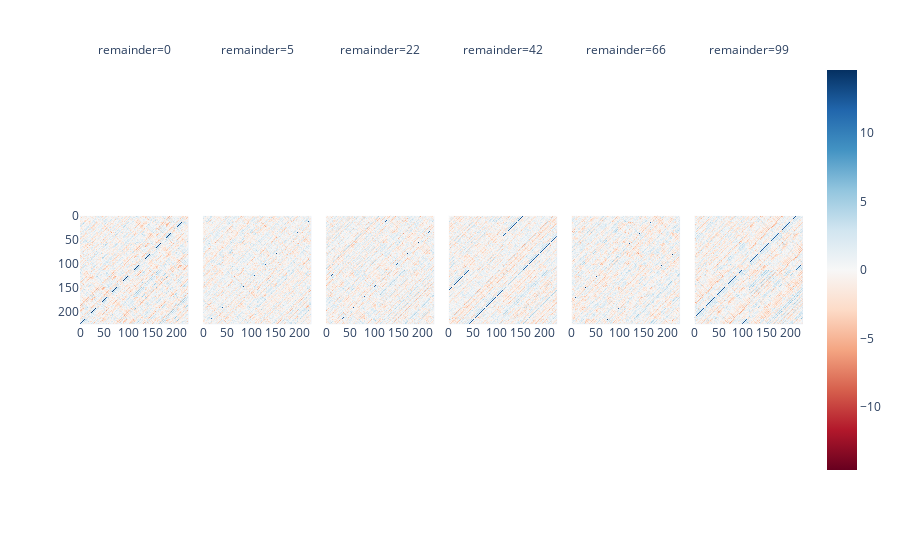
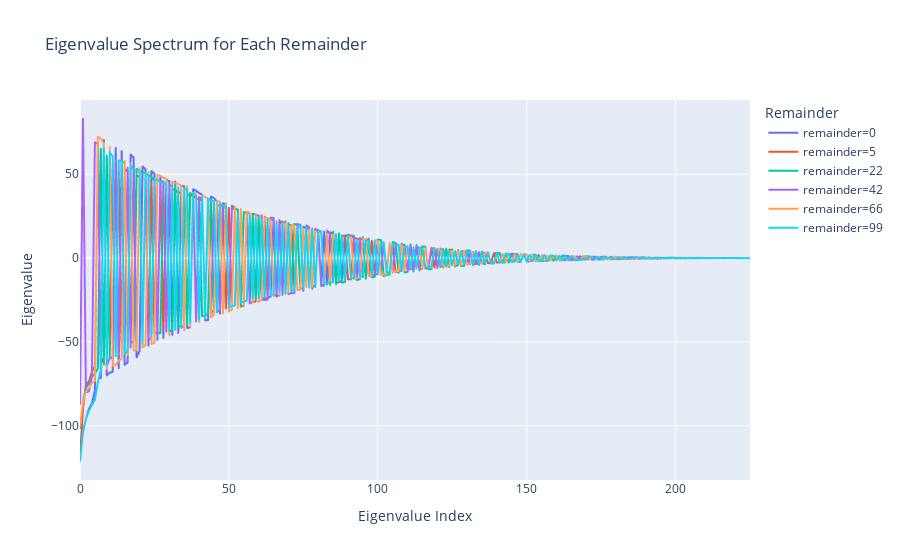

Notebook cell for these charts, in order:
### Markdown cell above
## Interaction Matrices of the Bilinear Layer with Head

### Code cell
# Compute the interaction matrix for a given output dimension
from plotly import express as px
from einops import einsum
import pandas as pd
torch.set_grad_enabled(False)

int_mats = []
eigenvalues_list = []
eigenvectors_list = []
remainders = [0, 5, 22, 42, 66, 99]

for k in remainders:
    q = einsum(w_projection.w_p[k], w_projection.w_l, w_projection.w_r, "hid, hid in1, hid in2 -> in1 in2")

    # Symmetrize the interaction matrix, uncomment for a clean interaction matrix
    # .mT is the transpose of the last two dimensions (which does not matter here but will in the future)
    q = 0.5 * (q + q.mT)
    int_mats.append(q)

    # Compute eigenvectors and eigenvalues of symmetric interaction matrix
    eigenvalues, eigenvectors = torch.linalg.eigh(q)  # eigh for symmetric matrices (more stable)
    
    # Sort by descending eigenvalue magnitude (eigh returns ascending order)
    idx = eigenvalues.abs().argsort(descending=True)
    eigenvalues = eigenvalues[idx]
    eigenvectors = eigenvectors[:, idx]
    
    eigenvalues_list.append(eigenvalues)
    eigenvectors_list.append(eigenvectors)

# Stack for easier manipulation
int_mats = torch.stack(int_mats, dim=0)
eigenvalues_tensor = torch.stack(eigenvalues_list, dim=0)  # [num_remainders, P]
eigenvectors_tensor = torch.stack(eigenvectors_list, dim=0)  # [num_remainders, P, P]

# Visualize interaction matrices
fig = px.imshow(int_mats, color_continuous_midpoint=0, color_continuous_scale="RdBu", facet_col=0)
facet_names = [f"{remainder=}" for remainder in remainders]
for i, ann in enumerate(fig.layout.annotations):
    ann.text = facet_names[i]
fig.show()

# Create a DataFrame for better plotly handling
eigenvalues_df = pd.DataFrame(
    eigenvalues_tensor.numpy().T,  # Transpose so each column is a remainder
    columns=[f"remainder={r}" for r in remainders]
)
eigenvalues_df['Eigenvalue Index'] = eigenvalues_df.index

fig_eig = px.line(
    eigenvalues_df, 
    x='Eigenvalue Index',
    y=[f"remainder={r}" for r in remainders],
    labels={'value': 'Eigenvalue', 'variable': 'Remainder'},
    title='Eigenvalue Spectrum for Each Remainder'
)
fig_eig.update_layout(legend_title_text='Remainder')
fig_eig.show()

# Visualize top eigenvectors (e.g., top 3 for each remainder)
# num_top_eigenvectors = 3
# fig_eigvec, axes = plt.subplots(len(remainders), num_top_eigenvectors, figsize=(15, 3*len(remainders)))
# for i, remainder in enumerate(remainders):
#     for j in range(num_top_eigenvectors):
#         ax = axes[i, j] if len(remainders) > 1 else axes[j]
#         eigvec = eigenvectors_tensor[i, :, j].numpy()
#         ax.plot(eigvec)
#         ax.set_title(f'remainder={remainder}, eigvec {j}\n(λ={eigenvalues_tensor[i, j]:.3f})')
#         ax.set_xlabel('Input dimension')
#         ax.set_ylabel('Component')
#         ax.grid(True, alpha=0.3)
# plt.tight_layout()
# plt.show()

# print(f"Eigenvalues shape: {eigenvalues_tensor.shape}")
# print(f"Eigenvectors shape: {eigenvectors_tensor.shape}")
# print(f"\nTop 5 eigenvalues for each remainder:")
# for i, remainder in enumerate(remainders):
#     print(f"  remainder={remainder}: {eigenvalues_tensor[i, :5].numpy()}")

### Figure 1 — Plotly figure (JSON) as saved in the notebook; plotly's stock layout.template omitted (floating-point values rounded to 4 significant figures; data arrays with more than 128 entries replaced by an {"elided": "..."} marker saying what was removed)
{"data": [{"coloraxis": "coloraxis", "hovertemplate": "x: %{x}<br>y: %{y}<br>color: %{z}<extra></extra>", "name": "0", "type": "heatmap", "xaxis": "x", "yaxis": "y", "z": {"elided": "226x226 float values"}}, {"coloraxis": "coloraxis", "hovertemplate": "x: %{x}<br>y: %{y}<br>color: %{z}<extra></extra>", "name": "1", "type": "heatmap", "xaxis": "x2", "yaxis": "y2", "z": {"elided": "226x226 float values"}}, {"coloraxis": "coloraxis", "hovertemplate": "x: %{x}<br>y: %{y}<br>color: %{z}<extra></extra>", "name": "2", "type": "heatmap", "xaxis": "x3", "yaxis": "y3", "z": {"elided": "226x226 float values"}}, {"coloraxis": "coloraxis", "hovertemplate": "x: %{x}<br>y: %{y}<br>color: %{z}<extra></extra>", "name": "3", "type": "heatmap", "xaxis": "x4", "yaxis": "y4", "z": {"elided": "226x226 float values"}}, {"coloraxis": "coloraxis", "hovertemplate": "x: %{x}<br>y: %{y}<br>color: %{z}<extra></extra>", "name": "4", "type": "heatmap", "xaxis": "x5", "yaxis": "y5", "z": {"elided": "226x226 float values"}}, {"coloraxis": "coloraxis", "hovertemplate": "x: %{x}<br>y: %{y}<br>color: %{z}<extra></extra>", "name": "5", "type": "heatmap", "xaxis": "x6", "yaxis": "y6", "z": {"elided": "226x226 float values"}}], "layout": {"annotations": [{"font": {}, "showarrow": false, "text": "remainder=0", "x": 0.075, "xanchor": "center", "xref": "paper", "y": 1.0, "yanchor": "bottom", "yref": "paper"}, {"font": {}, "showarrow": false, "text": "remainder=5", "x": 0.245, "xanchor": "center", "xref": "paper", "y": 1.0, "yanchor": "bottom", "yref": "paper"}, {"font": {}, "showarrow": false, "text": "remainder=22", "x": 0.415, "xanchor": "center", "xref": "paper", "y": 1.0, "yanchor": "bottom", "yref": "paper"}, {"font": {}, "showarrow": false, "text": "remainder=42", "x": 0.585, "xanchor": "center", "xref": "paper", "y": 1.0, "yanchor": "bottom", "yref": "paper"}, {"font": {}, "showarrow": false, "text": "remainder=66", "x": 0.755, "xanchor": "center", "xref": "paper", "y": 1.0, "yanchor": "bottom", "yref": "paper"}, {"font": {}, "showarrow": false, "text": "remainder=99", "x": 0.925, "xanchor": "center", "xref": "paper", "y": 1.0, "yanchor": "bottom", "yref": "paper"}], "coloraxis": {"cmid": 0, "colorscale": [[0.0, "rgb(103,0,31)"], [0.1, "rgb(178,24,43)"], [0.2, "rgb(214,96,77)"], [0.3, "rgb(244,165,130)"], [0.4, "rgb(253,219,199)"], [0.5, "rgb(247,247,247)"], [0.6, "rgb(209,229,240)"], [0.7, "rgb(146,197,222)"], [0.8, "rgb(67,147,195)"], [0.9, "rgb(33,102,172)"], [1.0, "rgb(5,48,97)"]]}, "margin": {"t": 60}, "xaxis": {"anchor": "y", "constrain": "domain", "domain": [0.0, 0.15], "scaleanchor": "y"}, "xaxis2": {"anchor": "y2", "domain": [0.17, 0.32], "matches": "x"}, "xaxis3": {"anchor": "y3", "domain": [0.34, 0.49], "matches": "x"}, "xaxis4": {"anchor": "y4", "domain": [0.51, 0.66], "matches": "x"}, "xaxis5": {"anchor": "y5", "domain": [0.68, 0.83], "matches": "x"}, "xaxis6": {"anchor": "y6", "domain": [0.85, 1.0], "matches": "x"}, "yaxis": {"anchor": "x", "autorange": "reversed", "constrain": "domain", "domain": [0.0, 1.0]}, "yaxis2": {"anchor": "x2", "domain": [0.0, 1.0], "matches": "y", "showticklabels": false}, "yaxis3": {"anchor": "x3", "domain": [0.0, 1.0], "matches": "y", "showticklabels": false}, "yaxis4": {"anchor": "x4", "domain": [0.0, 1.0], "matches": "y", "showticklabels": false}, "yaxis5": {"anchor": "x5", "domain": [0.0, 1.0], "matches": "y", "showticklabels": false}, "yaxis6": {"anchor": "x6", "domain": [0.0, 1.0], "matches": "y", "showticklabels": false}}}

### Figure 2 — Plotly figure (JSON) as saved in the notebook; plotly's stock layout.template omitted (floating-point values rounded to 4 significant figures; data arrays with more than 128 entries replaced by an {"elided": "..."} marker saying what was removed)
{"data": [{"hovertemplate": "Remainder=remainder=0<br>Eigenvalue Index=%{x}<br>Eigenvalue=%{y}<extra></extra>", "legendgroup": "remainder=0", "line": {"color": "#636efa", "dash": "solid"}, "marker": {"symbol": "circle"}, "mode": "lines", "name": "remainder=0", "showlegend": true, "type": "scattergl", "x": {"elided": "226 int values"}, "xaxis": "x", "y": {"elided": "226 float values"}, "yaxis": "y"}, {"hovertemplate": "Remainder=remainder=5<br>Eigenvalue Index=%{x}<br>Eigenvalue=%{y}<extra></extra>", "legendgroup": "remainder=5", "line": {"color": "#EF553B", "dash": "solid"}, "marker": {"symbol": "circle"}, "mode": "lines", "name": "remainder=5", "showlegend": true, "type": "scattergl", "x": {"elided": "226 int values"}, "xaxis": "x", "y": {"elided": "226 float values"}, "yaxis": "y"}, {"hovertemplate": "Remainder=remainder=22<br>Eigenvalue Index=%{x}<br>Eigenvalue=%{y}<extra></extra>", "legendgroup": "remainder=22", "line": {"color": "#00cc96", "dash": "solid"}, "marker": {"symbol": "circle"}, "mode": "lines", "name": "remainder=22", "showlegend": true, "type": "scattergl", "x": {"elided": "226 int values"}, "xaxis": "x", "y": {"elided": "226 float values"}, "yaxis": "y"}, {"hovertemplate": "Remainder=remainder=42<br>Eigenvalue Index=%{x}<br>Eigenvalue=%{y}<extra></extra>", "legendgroup": "remainder=42", "line": {"color": "#ab63fa", "dash": "solid"}, "marker": {"symbol": "circle"}, "mode": "lines", "name": "remainder=42", "showlegend": true, "type": "scattergl", "x": {"elided": "226 int values"}, "xaxis": "x", "y": {"elided": "226 float values"}, "yaxis": "y"}, {"hovertemplate": "Remainder=remainder=66<br>Eigenvalue Index=%{x}<br>Eigenvalue=%{y}<extra></extra>", "legendgroup": "remainder=66", "line": {"color": "#FFA15A", "dash": "solid"}, "marker": {"symbol": "circle"}, "mode": "lines", "name": "remainder=66", "showlegend": true, "type": "scattergl", "x": {"elided": "226 int values"}, "xaxis": "x", "y": {"elided": "226 float values"}, "yaxis": "y"}, {"hovertemplate": "Remainder=remainder=99<br>Eigenvalue Index=%{x}<br>Eigenvalue=%{y}<extra></extra>", "legendgroup": "remainder=99", "line": {"color": "#19d3f3", "dash": "solid"}, "marker": {"symbol": "circle"}, "mode": "lines", "name": "remainder=99", "showlegend": true, "type": "scattergl", "x": {"elided": "226 int values"}, "xaxis": "x", "y": {"elided": "226 float values"}, "yaxis": "y"}], "layout": {"legend": {"title": {"text": "Remainder"}, "tracegroupgap": 0}, "title": {"text": "Eigenvalue Spectrum for Each Remainder"}, "xaxis": {"anchor": "y", "domain": [0.0, 1.0], "title": {"text": "Eigenvalue Index"}}, "yaxis": {"anchor": "x", "domain": [0.0, 1.0], "title": {"text": "Eigenvalue"}}}}
